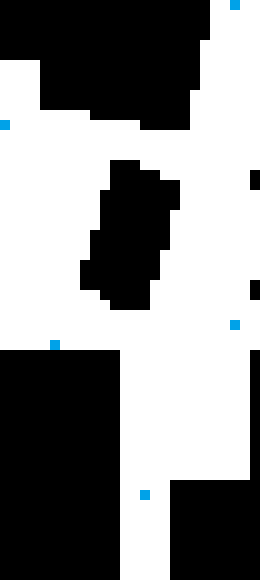
#> input picture release/map_big.png, 260 x 580 px
$ python plot.py
#> lines starting #> are read from the running program, lines starting #| are printed output that depends on the picture
#!/usr/bin/python

import numpy as np
import time
import cv2
import sys

img = cv2.imread("map_big.png")
#> img is the input picture: shape (580, 260, 3); mean B, G, R 136.6, 136.3, 135.8

i = 0
try:
    while True:
        cv2.line(img,(0,0),(50,110),(255,0,0),2)
        cv2.line(img,(50,110),(200,100),(255,255,0),2)
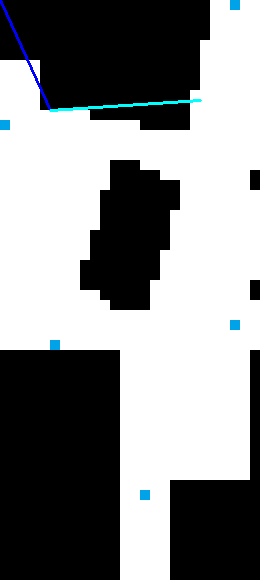
#> img: shape (580, 260, 3); mean B, G, R 137.6, 136.8, 135.5
        cv2.imshow("title", img)
        k = cv2.waitKey(50)
#> (key Esc is pressed here)
        i = i+1


except KeyboardInterrupt:
    cv2.destroyAllWindows()
    sys.exit(0)
